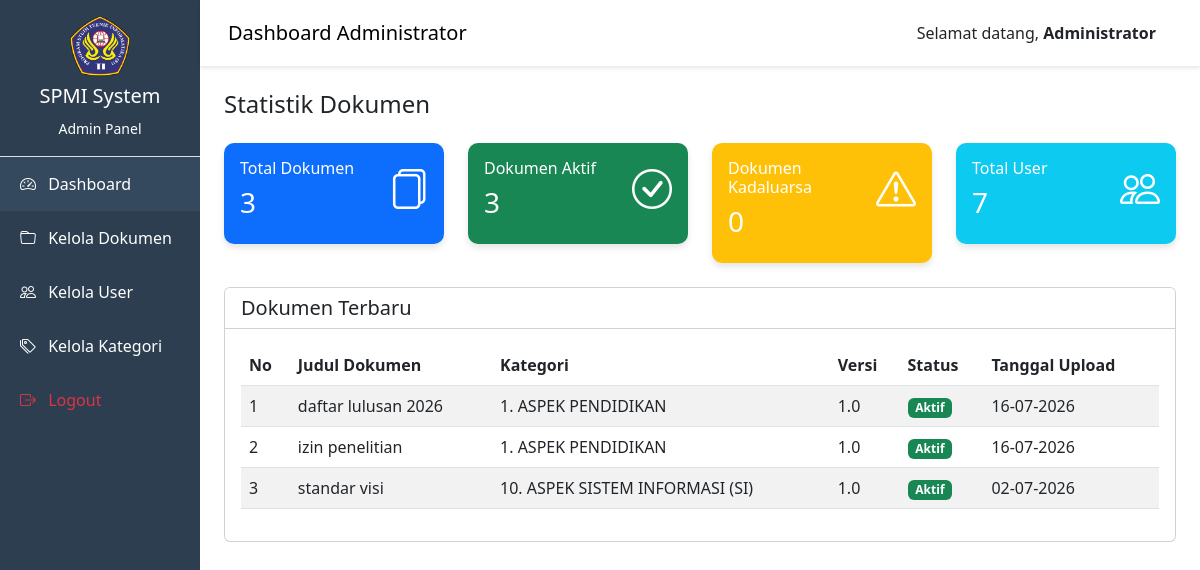
/dashboard/admin.php (signed in), run on the app's committed database.
### tables this page shows
CREATE TABLE `dokumen` (
  `id` int(11) NOT NULL,
  `judul_dokumen` varchar(200) NOT NULL,
  `kategori_id` int(11) NOT NULL,
  `nama_file` varchar(255) NOT NULL,
  `ukuran_file` int(10) UNSIGNED DEFAULT NULL COMMENT 'Ukuran file dalam bytes',
  `tipe_file` varchar(100) DEFAULT NULL COMMENT 'MIME type file',
  `versi` varchar(10) DEFAULT '1.0',
  `tanggal_upload` date NOT NULL,
  `tanggal_kadaluarsa` date NOT NULL,
  `status` enum('aktif','kadaluarsa') DEFAULT 'aktif',
  `uploaded_by` int(11) NOT NULL,
  `created_at` timestamp NOT NULL DEFAULT current_timestamp(),
  `folder_id` int(11) DEFAULT NULL
);

CREATE TABLE `kategori` (
  `id` int(11) NOT NULL,
  `nama_kategori` varchar(100) NOT NULL,
  `created_at` timestamp NOT NULL DEFAULT current_timestamp()
);

### config/database.php (called while the page is built, shortened)
<?php
$conn = new mysqli(DB_HOST, DB_USER, DB_PASS, DB_NAME);
$conn->set_charset(DB_CHARSET);
function query(string $sql): array {
    global $conn;
    $result = $conn->query($sql);
    $rows = [];
    if ($result && $result !== true) {
        while ($row = $result->fetch_assoc()) {
            $rows[] = $row;
        }
    }
    return $rows;
}
?>

### dashboard/admin.php (the view, shortened to what this page needs)
<?php
require_once '../config/database.php';
$total_dokumen = query("SELECT COUNT(*) as total FROM dokumen")[0]['total'];
$dokumen_aktif = query("SELECT COUNT(*) as total FROM dokumen WHERE status='aktif'")[0]['total'];
$dokumen_kadaluarsa = query("SELECT COUNT(*) as total FROM dokumen WHERE status='kadaluarsa'")[0]['total'];
$total_users = query("SELECT COUNT(*) as total FROM users")[0]['total'];
$recent = query("SELECT d.*, k.nama_kategori
                FROM dokumen d
                JOIN kategori k ON d.kategori_id = k.id
                ORDER BY d.created_at DESC
                LIMIT 5");
?>
<!DOCTYPE html>
<html lang="id">
<head>
<link href="https://cdn.jsdelivr.net/npm/bootstrap@5.3.0/dist/css/bootstrap.min.css" rel="stylesheet">
<link rel="stylesheet" href="https://cdn.jsdelivr.net/npm/bootstrap-icons@1.10.0/font/bootstrap-icons.css">
</head>
<body>
<div class="container-fluid">
<div class="row">
<div class="col-md-2 sidebar p-0">
<div class="p-3 text-center border-bottom">
<img src="../assets/images/logo.png" alt="Logo" class="sidebar-logo mb-2">
<h5>SPMI System</h5>
<small>Admin Panel</small>
</div>
<ul class="nav flex-column">
<li class="nav-item">
<a class="nav-link active" href="admin.php">
<i class="bi bi-speedometer2 me-2"></i> Dashboard
</a>
</li>
<li class="nav-item">
<a class="nav-link" href="../dokumen/list.php">
<i class="bi bi-folder me-2"></i> Kelola Dokumen
</a>
</li>
<li class="nav-item">
<a class="nav-link" href="../users/list.php">
<i class="bi bi-people me-2"></i> Kelola User
</a>
</li>
<li class="nav-item">
<a class="nav-link" href="../kategori/list.php">
<i class="bi bi-tags me-2"></i> Kelola Kategori
</a>
</li>
<li class="nav-item mt-auto">
<a class="nav-link text-danger" href="../auth/logout.php">
<i class="bi bi-box-arrow-right me-2"></i> Logout
</a>
</li>
</ul>
</div>
<div class="col-md-10 p-0">
<nav class="navbar navbar-expand-lg p-3">
<div class="container-fluid">
<span class="navbar-brand mb-0 h1">
Dashboard Administrator
</span>
<div class="d-flex align-items-center">
<span class="me-3">
Selamat datang,
<strong><?php echo $_SESSION['nama']; ?></strong>
</span>
</div>
</div>
</nav>
<div class="p-4">
<h4 class="mb-4">Statistik Dokumen</h4>
<div class="row mb-4">
<div class="col-md-3">
<div class="card stat-card bg-primary text-white">
<div class="card-body">
<div class="d-flex justify-content-between">
<div>
<h6>Total Dokumen</h6>
<h3><?php echo $total_dokumen; ?></h3>
</div>
<i class="bi bi-files fs-1"></i>
</div>
</div>
</div>
</div>
<div class="col-md-3">
<div class="card stat-card bg-success text-white">
<div class="card-body">
<div class="d-flex justify-content-between">
<div>
<h6>Dokumen Aktif</h6>
<h3><?php echo $dokumen_aktif; ?></h3>
</div>
<i class="bi bi-check-circle fs-1"></i>
</div>
</div>
</div>
</div>
<div class="col-md-3">
<div class="card stat-card bg-warning text-white">
<div class="card-body">
<div class="d-flex justify-content-between">
<div>
<h6>Dokumen Kadaluarsa</h6>
<h3><?php echo $dokumen_kadaluarsa; ?></h3>
</div>
<i class="bi bi-exclamation-triangle fs-1"></i>
</div>
</div>
</div>
</div>
<div class="col-md-3">
<div class="card stat-card bg-info text-white">
<div class="card-body">
<div class="d-flex justify-content-between">
<div>
<h6>Total User</h6>
<h3><?php echo $total_users; ?></h3>
</div>
<i class="bi bi-people fs-1"></i>
</div>
</div>
</div>
</div>
</div>
<div class="card">
<div class="card-header bg-white">
<h5 class="mb-0">Dokumen Terbaru</h5>
</div>
<div class="card-body">
<table class="table table-striped">
<thead>
<tr>
<th>No</th>
<th>Judul Dokumen</th>
<th>Kategori</th>
<th>Versi</th>
<th>Status</th>
<th>Tanggal Upload</th>
</tr>
</thead>
<tbody>
<?php
$no = 1;
if(count($recent) > 0):
foreach($recent as $row):
?>
<tr>
<td><?php echo $no++; ?></td>
<td><?php echo $row['judul_dokumen']; ?></td>
<td><?php echo $row['nama_kategori']; ?></td>
<td><?php echo $row['versi']; ?></td>
<td>
<span class="badge bg-<?php echo $row['status']=='aktif' ? 'success' : 'warning'; ?>">
<?php echo ucfirst($row['status']); ?>
</span>
</td>
<td>
<?php echo date('d-m-Y', strtotime($row['tanggal_upload'])); ?>
</td>
</tr>
<?php
endforeach;
endif; ?>
</tbody>
</table>
</div>
</div>
</div>
</div>
</div>
</div>
</body>
</html>

### dashboard/admin.php (style rules this page uses)
.sidebar { min-height:100vh; background:#2c3e50; color:white; }
.sidebar .nav-link { color:white; padding:15px 20px; }
.sidebar .nav-link:hover, .sidebar .nav-link.active { background:#34495e; }
.stat-card { border:none; border-radius:10px; box-shadow:0 4px 6px rgba(0,0,0,0.1); }
.navbar { background:white; box-shadow:0 2px 4px rgba(0,0,0,0.1); }
.sidebar-logo { width: 60px; height: 60px; object-fit: contain; display: block; margin: 0 auto; }

### data on the page
dokumen: judul_dokumen "daftar lulusan 2026", kategori.nama_kategori "1. ASPEK PENDIDIKAN", versi "1.0", status "Aktif", tanggal_upload "16-07-2026"
dokumen: judul_dokumen "izin penelitian", kategori.nama_kategori "1. ASPEK PENDIDIKAN", versi "1.0", status "Aktif", tanggal_upload "16-07-2026"
dokumen: judul_dokumen "standar visi", kategori.nama_kategori "10. ASPEK SISTEM INFORMASI (SI)", versi "1.0", status "Aktif", tanggal_upload "02-07-2026"

### other printed values
$_SESSION['nama'] "Administrator"
$total_dokumen "3"
$dokumen_aktif "3"
$dokumen_kadaluarsa "0"
$total_users "7"
